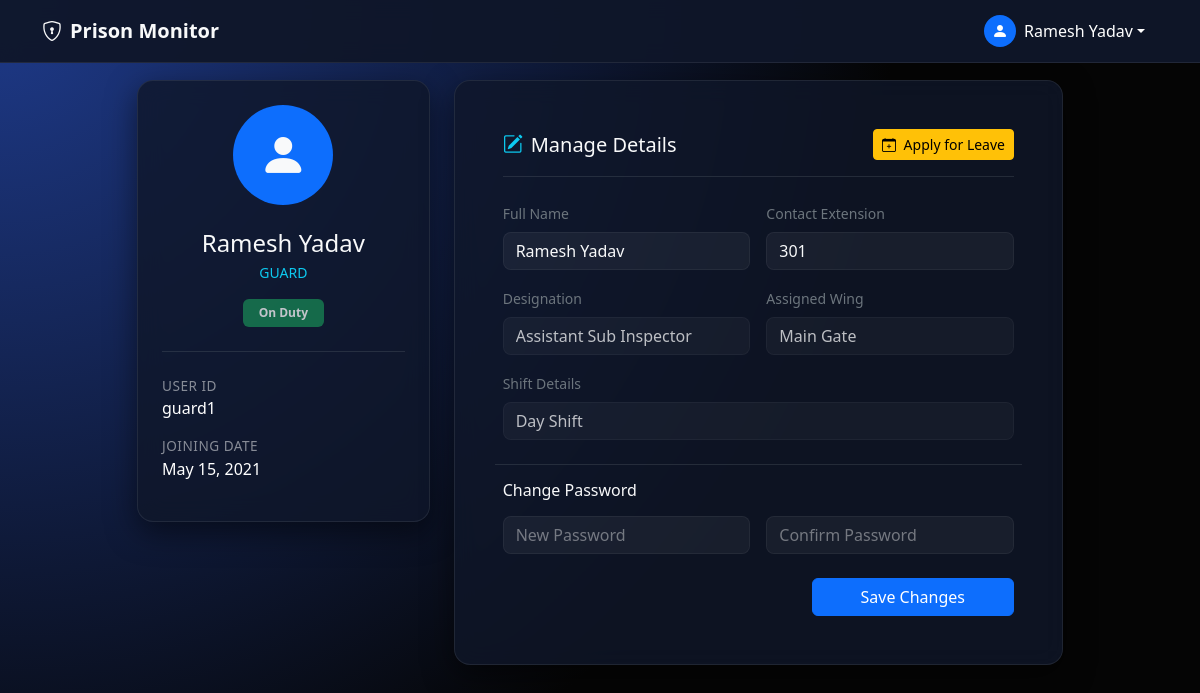
Page /frontend/profile.php (signed in) on the committed database.
### tables this page shows
CREATE TABLE IF NOT EXISTS users (
    id INT AUTO_INCREMENT PRIMARY KEY,
    user_id VARCHAR(50) NOT NULL UNIQUE,
    password VARCHAR(255) NOT NULL,
    role ENUM('admin', 'warden', 'guard') NOT NULL,
    full_name VARCHAR(100),
    designation VARCHAR(100),
    status ENUM('On Duty', 'Off Duty', 'On Leave') DEFAULT 'Off Duty',
    assigned_wing VARCHAR(50),
    shift_type VARCHAR(50),
    joining_date DATE,
    contact_ext VARCHAR(10),
    created_at TIMESTAMP DEFAULT CURRENT_TIMESTAMP
);

### frontend/profile.php (the view, shortened to what this page needs)
<?php
require_once '../backend/db_connect.php';
$user_id = $_SESSION['user_id'];
$sql = "SELECT * FROM users WHERE user_id = ?";
$stmt = $conn->prepare($sql);
$stmt->bind_param("s", $user_id);
$stmt->execute();
$result = $stmt->get_result();
$user = $result->fetch_assoc();
$role = strtolower($user['role']);
$dashboard_link = "dashboard-$role.php";
?>
<!DOCTYPE html>
<html lang="en">
<head>
  <link href="https://cdn.jsdelivr.net/npm/bootstrap@5.3.3/dist/css/bootstrap.min.css" rel="stylesheet">
  <link rel="stylesheet" href="https://cdn.jsdelivr.net/npm/bootstrap-icons@1.11.3/font/bootstrap-icons.css">
</head>
<body>
  <nav class="navbar navbar-expand-lg fixed-top">
    <div class="container">
      <a class="navbar-brand" href="<?php echo $dashboard_link; ?>">
        <i class="bi bi-shield-lock me-2"></i>Prison Monitor
      </a>
      <div class="ms-auto d-flex align-items-center">
        <div class="dropdown">
          <a href="#" class="btn btn-link text-white text-decoration-none dropdown-toggle d-flex align-items-center" data-bs-toggle="dropdown">
            <div class="bg-primary rounded-circle d-flex align-items-center justify-content-center me-2" style="width: 32px; height: 32px;">
              <i class="bi bi-person-fill"></i>
            </div>
            <span class="d-none d-sm-inline"><?php echo htmlspecialchars($user['full_name']); ?></span>
          </a>
        </div>
      </div>
    </div>
  </nav>
  <div class="container" style="margin-top: 80px; margin-bottom: 40px;">
    <div class="row justify-content-center">
      <div class="col-lg-10">
        <div class="row g-4">
          <div class="col-md-4">
            <div class="app-card p-4 text-center">
              <div class="bg-primary rounded-circle d-flex align-items-center justify-content-center mx-auto mb-4" style="width: 100px; height: 100px; font-size: 3rem;">
                <i class="bi bi-person-fill"></i>
              </div>
              <h4 class="mb-1"><?php echo htmlspecialchars($user['full_name']); ?></h4>
              <p class="text-info small mb-3"><?php echo strtoupper($user['role']); ?></p>
              <div class="badge bg-success opacity-75 px-3 py-2"><?php echo $user['status']; ?></div>
              <hr class="my-4 border-secondary opacity-25">
              <div class="text-start">
                <div class="mb-3">
                  <div class="profile-label">User ID</div>
                  <div class="profile-value"><?php echo htmlspecialchars($user['user_id']); ?></div>
                </div>
                <div class="mb-3">
                  <div class="profile-label">Joining Date</div>
                  <div class="profile-value"><?php echo date('M d, Y', strtotime($user['joining_date'])); ?></div>
                </div>
              </div>
            </div>
          </div>
          <div class="col-md-8">
            <div class="app-card p-4 p-md-5">
              <div class="d-flex justify-content-between align-items-center mb-4 border-bottom border-secondary border-opacity-25 pb-3">
                <h5 class="mb-0">
                  <i class="bi bi-pencil-square me-2 text-info"></i>Manage Details
                </h5>
                <button type="button" class="btn btn-warning btn-sm" onclick="toggleLeaveSection()">
                  <i class="bi bi-calendar-plus me-1"></i> Apply for Leave
                </button>
              </div>
              <form id="updateProfileForm" onsubmit="handleUpdate(event)">
                <div class="row g-3">
                  <div class="col-md-6">
                    <label class="form-label small text-secondary">Full Name</label>
                    <input type="text" name="full_name" class="form-control" value="<?php echo htmlspecialchars($user['full_name']); ?>" required>
                  </div>
                  <div class="col-md-6">
                    <label class="form-label small text-secondary">Contact Extension</label>
                    <input type="text" name="contact_ext" class="form-control" value="<?php echo htmlspecialchars($user['contact_ext']); ?>">
                  </div>
                  <div class="col-md-6">
                    <label class="form-label small text-secondary">Designation</label>
                    <input type="text" class="form-control opacity-75" value="<?php echo htmlspecialchars($user['designation']); ?>" readonly>
                  </div>
                  <div class="col-md-6">
                    <label class="form-label small text-secondary">Assigned Wing</label>
                    <input type="text" class="form-control opacity-75" value="<?php echo htmlspecialchars($user['assigned_wing']); ?>" readonly>
                  </div>
                  <div class="col-md-12">
                     <label class="form-label small text-secondary">Shift Details</label>
                     <input type="text" class="form-control opacity-75" value="<?php echo htmlspecialchars($user['shift_type']); ?>" readonly>
                  </div>
                  <div class="col-12 mt-4 pt-3 border-top border-secondary border-opacity-25">
                    <h6 class="mb-3">Change Password</h6>
                    <div class="row g-3">
                      <div class="col-md-6">
                        <input type="password" name="new_password" class="form-control" placeholder="New Password">
                      </div>
                      <div class="col-md-6">
                        <input type="password" name="confirm_password" class="form-control" placeholder="Confirm Password">
                      </div>
                    </div>
                  </div>
                  <div class="col-12 mt-4 text-end">
                    <button type="submit" class="btn btn-primary px-5" id="saveBtn">
                      Save Changes
                    </button>
                  </div>
                </div>
              </form>
            </div>
          </div>
        </div>
      </div>
    </div>
  </div>
</body>
</html>

### frontend/profile.php (style rules this page uses)
body { min-height: 100vh; background: radial-gradient(circle at top left, #1e3a8a, #050505 60%); color: #f8f9fa; font-family: system-ui, -apple-system, BlinkMacSystemFont, "Segoe UI", sans-serif; }
.navbar { background: rgba(15, 23, 42, 0.95); backdrop-filter: blur(10px); border-bottom: 1px solid rgba(255, 255, 255, 0.08); }
.navbar-brand { color: #f8f9fa !important; font-weight: 600; }
.app-card { border-radius: 1rem; border: 1px solid rgba(255, 255, 255, 0.08); background: rgba(15, 23, 42, 0.8); backdrop-filter: blur(12px); box-shadow: 0 10px 30px rgba(0,0,0,0.5); }
.form-control { background-color: rgba(255, 255, 255, 0.05); border: 1px solid rgba(255, 255, 255, 0.1); color: #f8f9fa; border-radius: 0.5rem; }
.form-control::placeholder { color: rgba(255, 255, 255, 0.4); }
.profile-label { color: rgba(255, 255, 255, 0.5); font-size: 0.85rem; text-transform: uppercase; letter-spacing: 0.5px; }
.profile-value { font-weight: 500; color: #fff; }

### rows in the picture
users: full_name "Ramesh Yadav", role "GUARD", status "On Duty", user "guard1", joining_date "May 15, 2021", contact_ext "301", designation "Assistant Sub Inspector", assigned_wing "Main Gate", shift_type "Day Shift"
